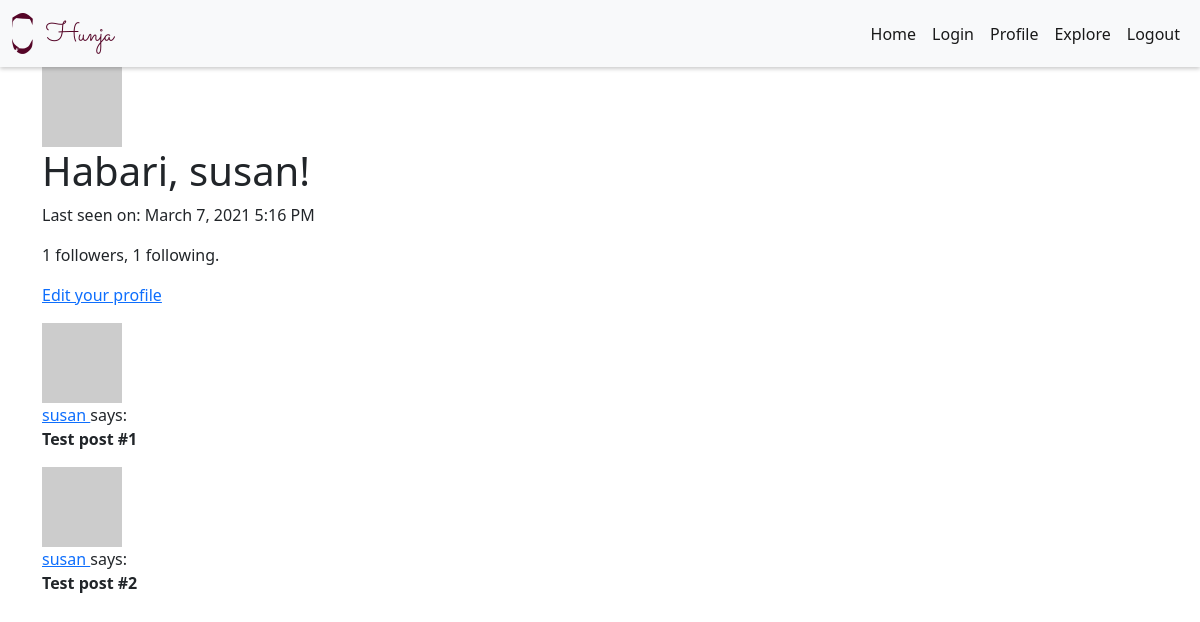
Page /user/susan (signed in) on the committed database.
### app/models.py (models this page shows, shortened)
class User(UserMixin, db.Model):
    id = db.Column(db.Integer, primary_key=True)
    username = db.Column(db.String(64), index=True, unique=True)
    email = db.Column(db.String(120), index=True, unique=True)
    password_hash = db.Column(db.String(128))
    posts = db.relationship('Post', backref='author', lazy='dynamic')
    about_me = db.Column(db.String(140))
    last_seen = db.Column(db.DateTime, default=datetime.utcnow)
    followed = db.relationship(
        'User', secondary=followers,
        primaryjoin=(followers.c.follower_id == id),
        secondaryjoin=(followers.c.followed_id == id),
        backref=db.backref('followers', lazy='dynamic'), lazy='dynamic')
    def avatar(self, size):
        digest = md5(self.email.lower().encode('utf-8')).hexdigest()
        return 'https://www.gravatar.com/avatar/{}?d=identicon&s={}'.format(
            digest, size)

### app/routes.py (the view)
@app.route('/user/<username>')
@login_required
def user(username):
    user = User.query.filter_by(username=username).first_or_404()
    posts = [
        {'author': user, 'body': 'Test post #1'},
        {'author': user, 'body': 'Test post #2'}
    ]
    form = EmptyForm()
    return render_template('user.html', user=user, posts=posts, form=form)

### app/models.py (called while the page is built)
@login.user_loader
def load_user(id):
    return User.query.get(int(id))

### app/routes.py (called while the page is built)
@app.before_request
def before_request():
    if current_user.is_authenticated:
        current_user.last_seen = datetime.utcnow()
        db.session.commit()

### app/templates/user.html (shortened to what this page needs)
{% extends 'base.html' %}
{%block content%}
<div class="">
  <img src="{{ user.avatar(128) }}" />
</div>
<h1>Habari, {{ current_user.username }}!</h1>
{% if user.last_seen %}
  <p>Last seen on: {{ moment(user.last_seen).format('LLL') }}</p>
{% endif %}
<p>{{ user.followers.count() }} followers, {{ user.followed.count() }} following.</p>
{% if user == current_user %}
  <p><a href="{{ url_for('edit_profile') }}">Edit your profile</a></p>
{% endif %}
{% for post in posts %}
  {%include '_posts.html'%}
{% endfor %}
{%endblock content%}

### app/templates/_posts.html
<div>
  <div>
    <img src="{{ post.author.avatar(36) }}" />
  </div>
  <p>
    <a href="{{ url_for('user', username=post.author.username) }}">
      {{ post.author.username }}
    </a>
    says:
    <br />
    <b> {{ post.body }} </b>
  </p>
</div>

### rows in the picture
User: username "susan", last_seen "March 7, 2021 5:16 PM", author.username "susan" "susan"

### other values in the picture
{{ user.followers.count() }} "1"
{{ user.followed.count() }} "1"
{{ post.body }} "Test post #1" "Test post #2"
